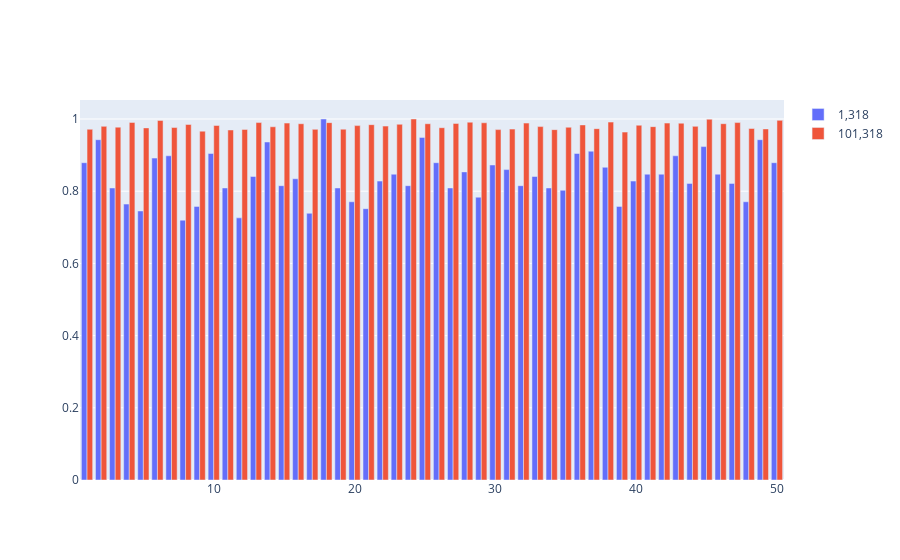

The code cell stored with this chart in its notebook:
### Code cell
# count values in dataframe
countMany = dfManyDraw['N1'].value_counts() + dfManyDraw['N2'].value_counts() + dfManyDraw['N3'].value_counts() + dfManyDraw['N4'].value_counts() + dfManyDraw['N5'].value_counts()

# normalize counts
countLittle = countLittle / countLittle.max()
countMany = countMany / countMany.max()

# trace the chart
fig = go.Figure()
fig.add_trace(go.Bar(x=countLittle.index, y=countLittle.values, name='1,318'))
fig.add_trace(go.Bar(x=countMany.index, y=countMany.values, name='101,318'))
fig.show()
